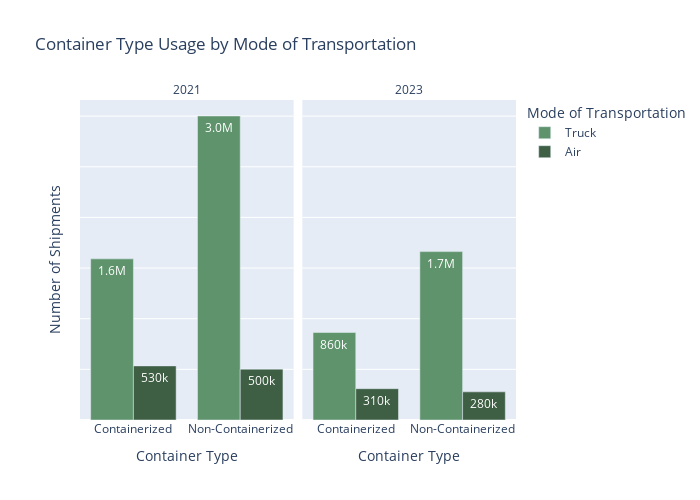

This figure's notebook cell:
### Code cell
color_map = {
    "Vessel": "#ff7f0e",
    "Air": "#3E5F44",
    "Mail": "#2ca02c",
    "Truck": "#5E936C",
    "Rail": "#DB8DD0",
    "Pipeline": "#8c564b",
    "Other": "#e377c2",
    "FTZs": "#7f7f7f"
}

fig4 = px.bar(
    top2_transport_mode,
    x = "CONTCODE",
    y = "COUNT",
    color = "DISAGMOT",
    barmode = "group",
    facet_col = "YEAR",
    category_orders = {"YEAR": sorted(top2_transport_mode["YEAR"].unique())},
    title = "Container Type Usage by Mode of Transportation",
    labels = {
        "CONTCODE": "Container Type",
        "COUNT": "Number of Shipments",
        "DISAGMOT": "Mode of Transportation",
    },
    text = "COUNT",
    color_discrete_map = color_map
)

fig4.update_layout(
    xaxis = {'categoryorder':'category ascending'},
    height = 500,
    width = 700,
    yaxis = dict(
        showticklabels = False
    )
)

fig4.for_each_annotation(lambda a: a.update(text = a.text.split("=")[-1]))

fig4.update_traces(texttemplate = '%{text:.2s}', textposition='inside')

fig4.write_image("Graphs/T_C.png", width = 700, height = 500, scale = 2)


fig4.show()

### Figure 1 — Plotly figure (JSON) as saved in the notebook; plotly's stock layout.template omitted (floating-point values rounded to 4 significant figures)
{"data": [{"alignmentgroup": "True", "hovertemplate": "Mode of Transportation=Truck<br>YEAR=2021<br>Container Type=%{x}<br>Number of Shipments=%{text}<extra></extra>", "legendgroup": "Truck", "marker": {"color": "#5E936C", "pattern": {"shape": ""}}, "name": "Truck", "offsetgroup": "Truck", "orientation": "v", "showlegend": true, "text": [3001000.0, 1591000.0], "textposition": "inside", "texttemplate": "%{text:.2s}", "type": "bar", "x": ["Non-Containerized", "Containerized"], "xaxis": "x", "y": [3001054, 1590736], "yaxis": "y"}, {"alignmentgroup": "True", "hovertemplate": "Mode of Transportation=Air<br>YEAR=2021<br>Container Type=%{x}<br>Number of Shipments=%{text}<extra></extra>", "legendgroup": "Air", "marker": {"color": "#3E5F44", "pattern": {"shape": ""}}, "name": "Air", "offsetgroup": "Air", "orientation": "v", "showlegend": true, "text": [502200.0, 534000.0], "textposition": "inside", "texttemplate": "%{text:.2s}", "type": "bar", "x": ["Non-Containerized", "Containerized"], "xaxis": "x", "y": [502187, 534037], "yaxis": "y"}, {"alignmentgroup": "True", "hovertemplate": "Mode of Transportation=Truck<br>YEAR=2023<br>Container Type=%{x}<br>Number of Shipments=%{text}<extra></extra>", "legendgroup": "Truck", "marker": {"color": "#5E936C", "pattern": {"shape": ""}}, "name": "Truck", "offsetgroup": "Truck", "orientation": "v", "showlegend": false, "text": [1662000.0, 863500.0], "textposition": "inside", "texttemplate": "%{text:.2s}", "type": "bar", "x": ["Non-Containerized", "Containerized"], "xaxis": "x2", "y": [1662209, 863503], "yaxis": "y2"}, {"alignmentgroup": "True", "hovertemplate": "Mode of Transportation=Air<br>YEAR=2023<br>Container Type=%{x}<br>Number of Shipments=%{text}<extra></extra>", "legendgroup": "Air", "marker": {"color": "#3E5F44", "pattern": {"shape": ""}}, "name": "Air", "offsetgroup": "Air", "orientation": "v", "showlegend": false, "text": [277800.0, 309000.0], "textposition": "inside", "texttemplate": "%{text:.2s}", "type": "bar", "x": ["Non-Containerized", "Containerized"], "xaxis": "x2", "y": [277832, 309011], "yaxis": "y2"}], "layout": {"annotations": [{"font": {}, "showarrow": false, "text": "2021", "x": 0.245, "xanchor": "center", "xref": "paper", "y": 1, "yanchor": "bottom", "yref": "paper"}, {"font": {}, "showarrow": false, "text": "2023", "x": 0.755, "xanchor": "center", "xref": "paper", "y": 1, "yanchor": "bottom", "yref": "paper"}], "barmode": "group", "height": 500, "legend": {"title": {"text": "Mode of Transportation"}, "tracegroupgap": 0}, "title": {"text": "Container Type Usage by Mode of Transportation"}, "width": 700, "xaxis": {"anchor": "y", "categoryorder": "category ascending", "domain": [0, 0.49], "title": {"text": "Container Type"}}, "xaxis2": {"anchor": "y2", "domain": [0.51, 1], "matches": "x", "title": {"text": "Container Type"}}, "yaxis": {"anchor": "x", "domain": [0, 1], "showticklabels": false, "title": {"text": "Number of Shipments"}}, "yaxis2": {"anchor": "x2", "domain": [0, 1], "matches": "y", "showticklabels": false}}}
